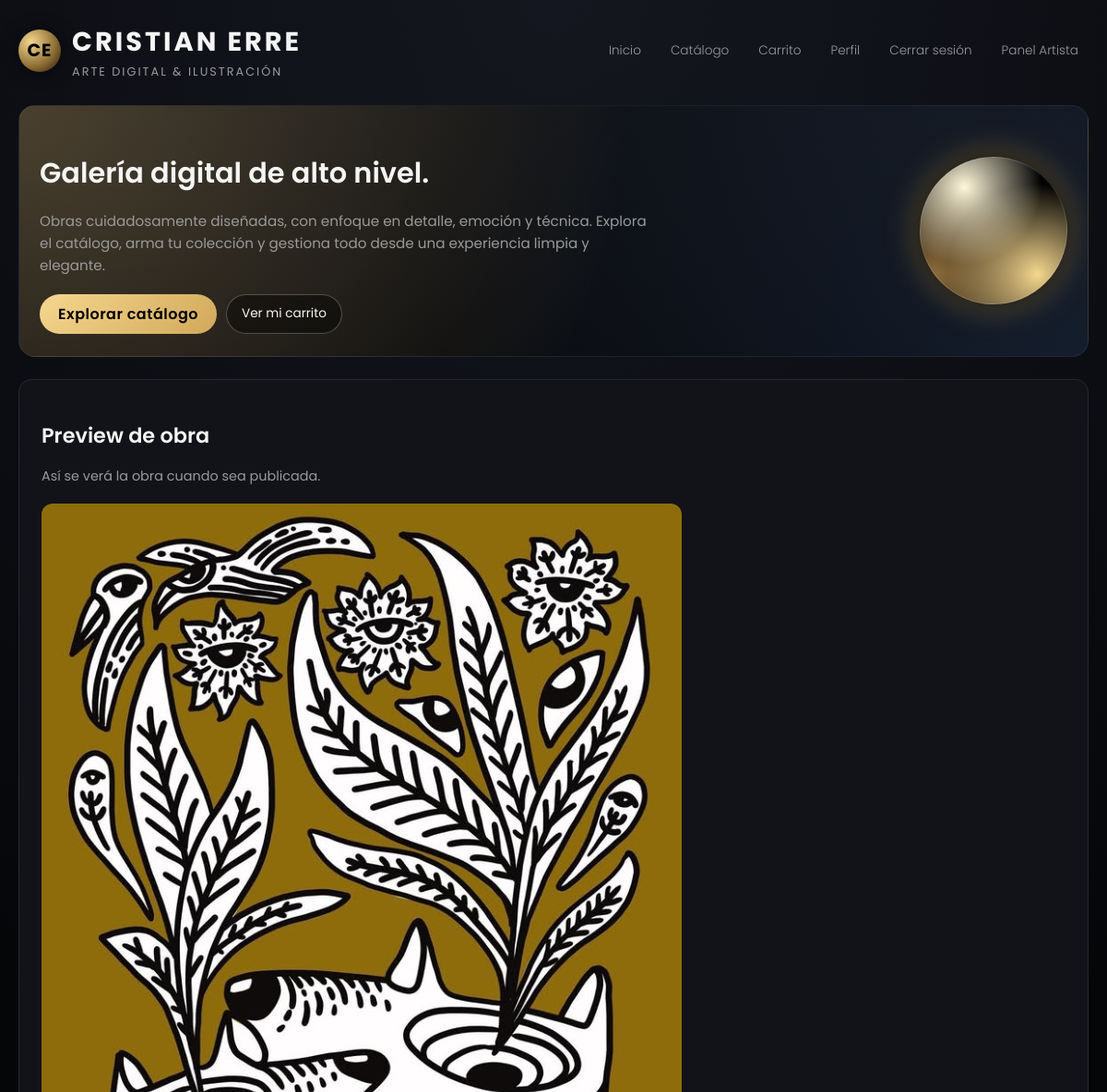
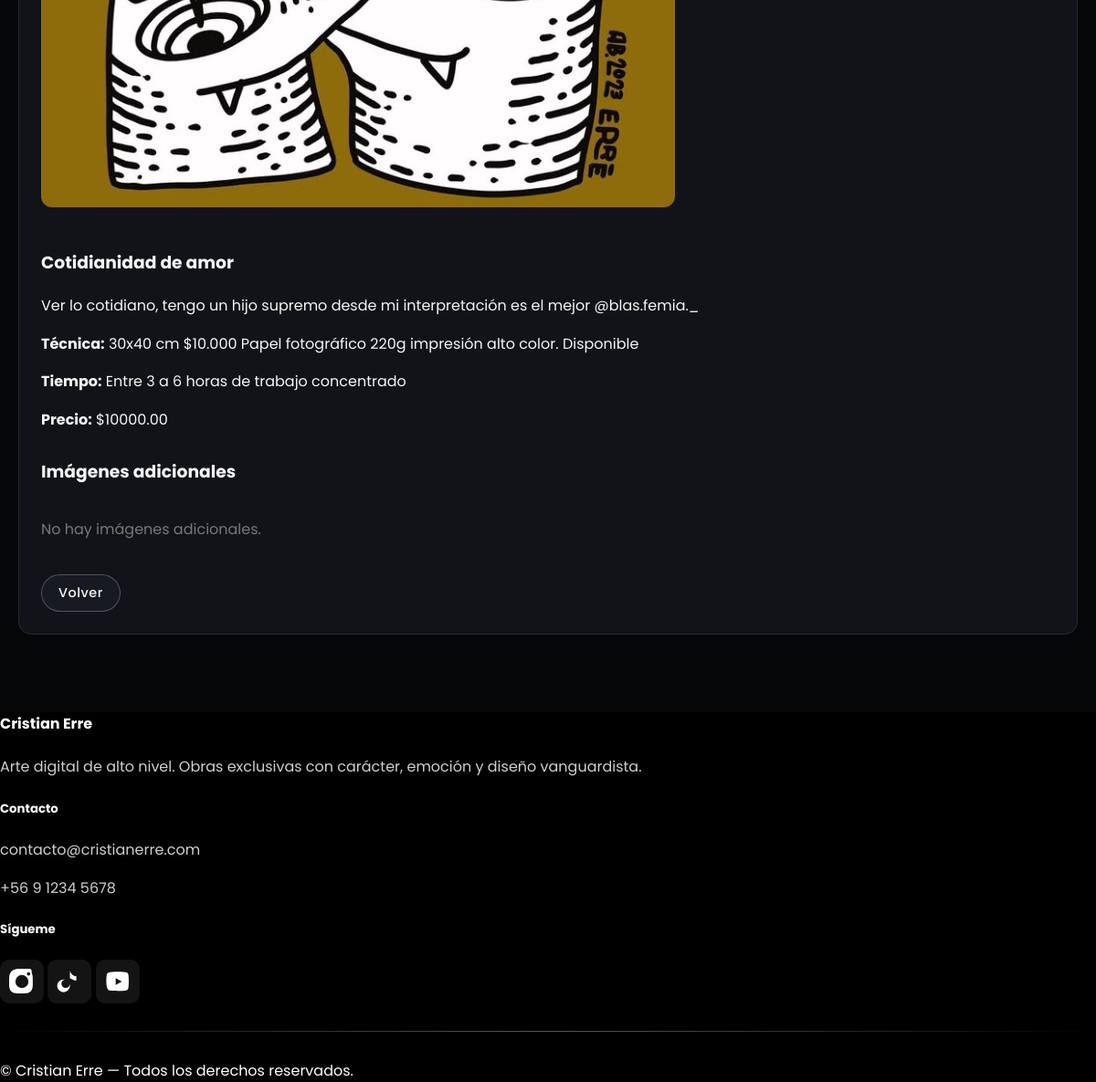
The app's page /panel/obra/2/preview/ (signed in) with its own data (2 pictures, top to bottom).
### obras/models.py (models this page shows, shortened)
class Obra(models.Model):
    nombre = models.CharField(max_length=200)
    descripcion_emocional = models.TextField(blank=True)
    terminos_tecnicos = models.TextField(blank=True)
    tiempo_produccion = models.CharField(max_length=200, blank=True)
    precio = models.DecimalField(max_digits=10, decimal_places=2)
    categoria = models.ForeignKey(
        Categoria,
        on_delete=models.SET_NULL,
        null=True,
        blank=True,
        related_name="obras"
    )
    imagen_principal = models.ImageField(
        upload_to="obras/",
        null=True,
        blank=True
    )
    en_stock = models.BooleanField(default=True)
    estado = models.CharField(
        max_length=20,
        choices=ESTADOS_OBRA,
        default='publicada'
    )
    destacada = models.BooleanField(default=False)
    orden = models.PositiveIntegerField(
        default=0,
        help_text="Permite ordenar obras manualmente desde el panel."
    )
    fecha_creacion = models.DateTimeField(auto_now_add=True)
    class Meta:
        ordering = ['-destacada', 'orden', '-fecha_creacion']

### panel_artista/views.py (the view)
# urls.py: path('obra/<int:obra_id>/preview/', views.preview_obra, name='preview_obra'),
@login_required
@user_passes_test(es_admin)
@admin_required
def preview_obra(request, obra_id):
    obra = get_object_or_404(Obra, id=obra_id)
    return render(request, "panel_artista/preview_obra.html", {
        "obra": obra
    })

### panel_artista/views.py (called while the page is built)
def es_admin(user):
    if not user.is_authenticated:
        return False
    return user.is_superuser or user.rol == 'ADMIN' or user.groups.filter(name='Administradores').exists()

### panel_artista/templates/panel_artista/preview_obra.html (shortened to what this page needs)
{% extends 'core/base.html' %}
{% block content %}
<div class="card">
    <h2 class="page-title">Preview de obra</h2>
    <p class="page-subtitle">Así se verá la obra cuando sea publicada.</p>
    {% if obra.imagen_principal %}
        <img src="{{ obra.imagen_principal.url }}"
             style="max-width:100%; border-radius:12px; margin-bottom:20px;">
    {% endif %}
    <h3>{{ obra.nombre }}</h3>
    <p>{{ obra.descripcion_emocional }}</p>
    <p><strong>Técnica:</strong> {{ obra.terminos_tecnicos }}</p>
    <p><strong>Tiempo:</strong> {{ obra.tiempo_produccion }}</p>
    <p><strong>Precio:</strong> ${{ obra.precio }}</p>
    <h3 style="margin-top:30px;">Imágenes adicionales</h3>
    <div style="display:flex; flex-wrap:wrap; gap:15px;">
        {% for img in obra.imagenes_extra.all %}
            <img src="{{ img.imagen.url }}"
                 style="width:140px; border-radius:8px; border:1px solid #444;">
        {% empty %}
            <p style="color:#777;">No hay imágenes adicionales.</p>
        {% endfor %}
    </div>
    <a href="/panel/" class="btn-secondary btn" style="margin-top:20px;">Volver</a>
</div>
{% endblock %}

### core/templates/core/base.html (style rules this page uses)
:root { --bg-main: #050608; --bg-card: #111318; --bg-card-soft: #171922; --border-soft: #252737; --accent-gold: #d1a85a; --accent-gold-soft: rgba(209, 168, 90, 0.5); --accent-gold-strong: #f5d78e; --text-main: #f5f5f5; --text-muted: #9a9a9a; --danger: #ff6b6b; }
* { box-sizing: border-box; }
body { font-family: 'Poppins', sans-serif; max-width: 1200px; margin: 0 auto; padding: 0; background: radial-gradient(circle at top, #151720 0, #050608 50%); color: var(--text-main); line-height: 1.6; overflow-x: hidden; }
a { color: var(--accent-gold-strong); }
.page-title { font-size: 1.4rem; font-weight: 600; margin-bottom: 6px; }
.page-subtitle { font-size: 0.9rem; color: var(--text-muted); margin-bottom: 18px; }
.card { background: var(--bg-card); border: 1px solid var(--border-soft); padding: 24px; border-radius: 14px; margin-bottom: 24px; transition: 0.3s ease; }
.btn { display: inline-block; padding: 8px 18px; border-radius: 999px; background: #181a22; border: 1px solid var(--accent-gold-soft); color: var(--accent-gold-strong); text-decoration: none; font-weight: 500; letter-spacing: 0.5px; cursor: pointer; transition: 0.25s ease; font-size: 0.9rem; }
.btn-secondary { border-color: rgba(255,255,255,0.25); color: var(--text-main); }

### records on screen
Obra: imagen_principal (picture), nombre "Cotidianidad de amor", descripcion_emocional "Ver lo cotidiano, tengo un hijo supremo desde mi interpretación es el mejor @blas.femia._", terminos_tecnicos "30x40 cm $10.000 Papel fotográfico 220g impresión alto color. Disponible", tiempo_produccion "Entre 3 a 6 horas de trabajo concentrado", precio "10000.00"
